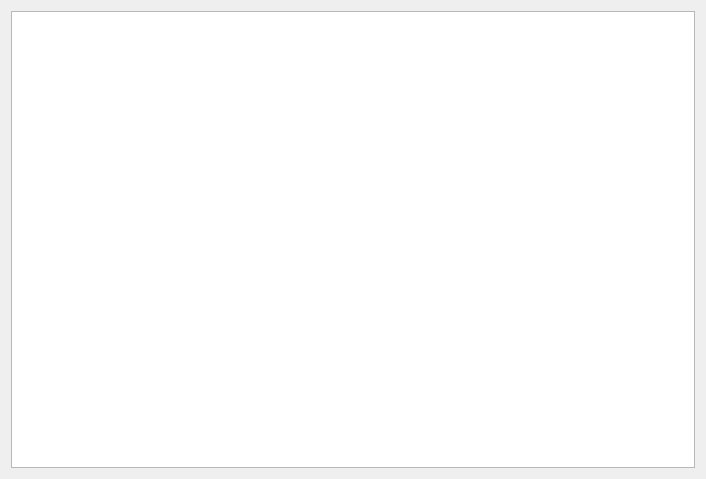
<?xml version="1.0" encoding="UTF-8"?>
<ui version="4.0">
 <class>lookup</class>
 <widget class="QDialog" name="lookup">
  <property name="geometry">
   <rect>
    <x>0</x>
    <y>0</y>
    <width>706</width>
    <height>479</height>
   </rect>
  </property>
  <property name="windowTitle">
   <string>look-up</string>
  </property>
  <property name="windowIcon">
   <iconset>
    <normaloff>icon.png</normaloff>icon.png</iconset>
  </property>
  <layout class="QGridLayout" name="gridLayout">
   <item row="0" column="0">
    <widget class="QTextEdit" name="txtResultLookup"/>
   </item>
  </layout>
 </widget>
 <resources/>
 <connections/>
</ui>
